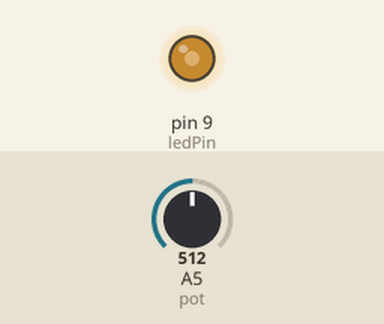
This sketch was run on a simulated Arduino Uno, built with avr-gcc and run on an emulated ATmega328P. On the bench: output pins drawn as LEDs (lit = HIGH). The test bench sets the inputs (shaded band); at power-on: A5 (pot) = 512.

Above: at 1.2 s.
1.3 s: A5 (pot) set to 716
At 2.4 s:
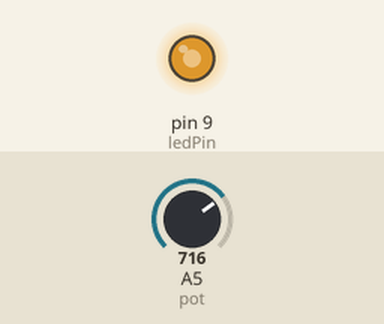
2.8 s: A5 (pot) set to 900
At 3.5 s:
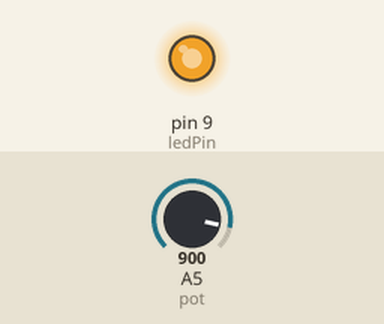
4.3 s: A5 (pot) set to 122
At 4.7 s:
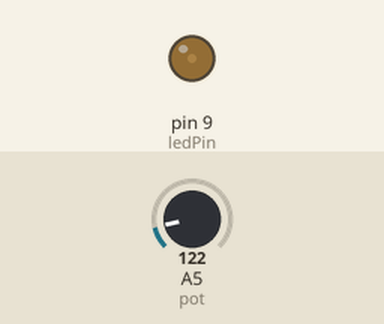
5.8 s: A5 (pot) set to 0
At 7.0 s:
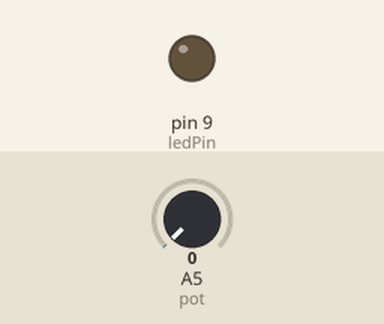
7.3 s: A5 (pot) set to 511
At 8.2 s:
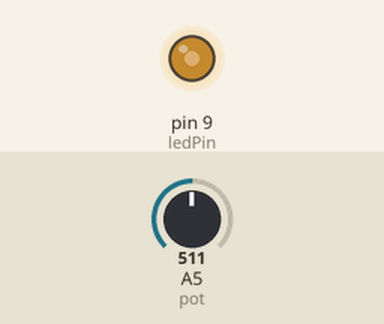
Timing chart, 0 to 9.8 s (numbered marks = the images above; inputs shaded):
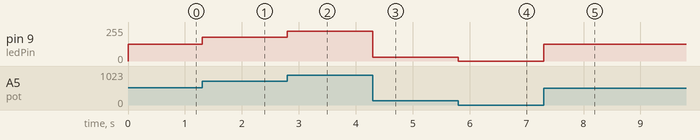

Measured:
- after the input at 1.3 s, pin 9 (ledPin): 127/255 → 178/255 at once
- after the input at 2.8 s, pin 9 (ledPin): 178/255 → 224/255 at once
- after the input at 4.3 s, pin 9 (ledPin): 224/255 → 30/255 at once
- after the input at 5.8 s, pin 9 (ledPin): 30/255 → 0/255 at once
- after the input at 7.3 s, pin 9 (ledPin): 0/255 → 127/255 at once

The sketch:

Pratica2.ino
```cpp
const int pot = A5; //led no pino A5m
const int ledPin = 9; //led no pino 9

int leitura; // Ler o pot

void setup() {
  // put your setup code here, to run once:

  pinMode(ledPin,OUTPUT);//Pino do led será saída

}

void loop() {
  // put your main code here, to run repeatedly:

  leitura = map(analogRead(pot),0,1023,0,255); // map.
  analogWrite(ledPin,leitura); // escreve no pino led o valor da leitura.

}
```
